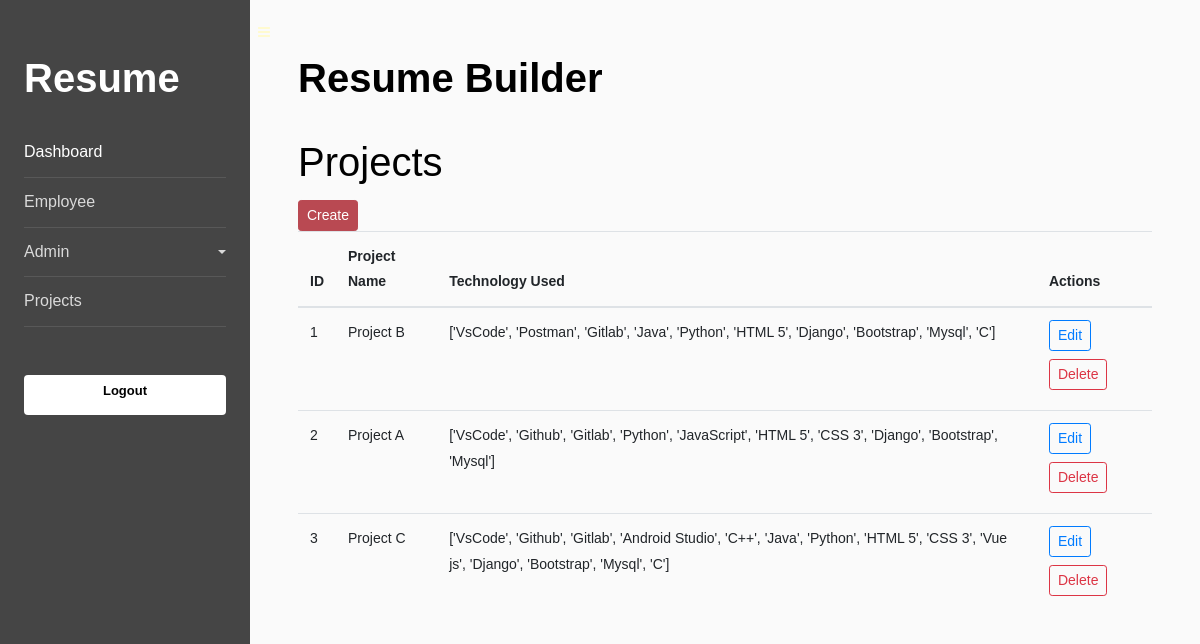
Screenshot of /project_list with the database file from the repository.
### resume/models.py (models this page shows, shortened)
class Projects(models.Model):
    project_name = models.CharField(max_length=255)
    technology_used = models.CharField(max_length=255)
    description = models.TextField()
    role_responsibilities = models.TextField()
    start_date = models.DateField(null=True, blank=True)
    end_date = models.DateField(null=True, blank=True)
    is_active = models.BooleanField(default=True)
    flag = models.BooleanField(default=1)

### resume/views.py (the view)
# urls.py: path('project_list', project_list, name='project_list'),
def project_list(request):
    projects = Projects.objects.filter(flag=1)
    context = {'projects': projects}
    return render(request, 'project_list.html', context)

### templates/project_list.html
{% extends 'home.html' %}
{% block content %}
<h1>Projects</h1>
<a href="{% url 'project_create' %}" class="btn btn-sm btn-primary">Create</a>
<table class="table">
    <thead>
        <tr>
            <th>ID</th>
            <th>Project Name</th>
            <th>Technology Used</th>
            <th>Actions</th>
        </tr>
    </thead>
    <tbody>
        {% for project in projects %}
        <tr>
            <td>{{ project.id }}</td>
            <td>{{ project.project_name }}</td>
            <td>{{ project.technology_used }}</td>
            <td>
                <a href="{% url 'project_edit' project.id %}" class="btn btn-sm btn-outline-primary mb-2">Edit</a>
                <a href="{% url 'project_delete' project.id %}" class="btn btn-sm btn-outline-danger mb-2" onclick="return confirm('Are you sure you want to delete this project?')">Delete</a>
            </td>
        </tr>
        {% endfor %}
    </tbody>
</table>
{% endblock %}

### rows the page displays
Projects: id "1", project_name "Project B", technology_used "['VsCode', 'Postman', 'Gitlab', 'Java', 'Python', 'HTML 5', 'Django', 'Bootstrap', 'Mysql', 'C']"
Projects: id "2", project_name "Project A", technology_used "['VsCode', 'Github', 'Gitlab', 'Python', 'JavaScript', 'HTML 5', 'CSS 3', 'Django', 'Bootstrap', 'Mysql']"
Projects: id "3", project_name "Project C", technology_used "['VsCode', 'Github', 'Gitlab', 'Android Studio', 'C++', 'Java', 'Python', 'HTML 5', 'CSS 3', 'Vue js', 'Django', 'Bootstrap', 'Mysql', 'C']"
